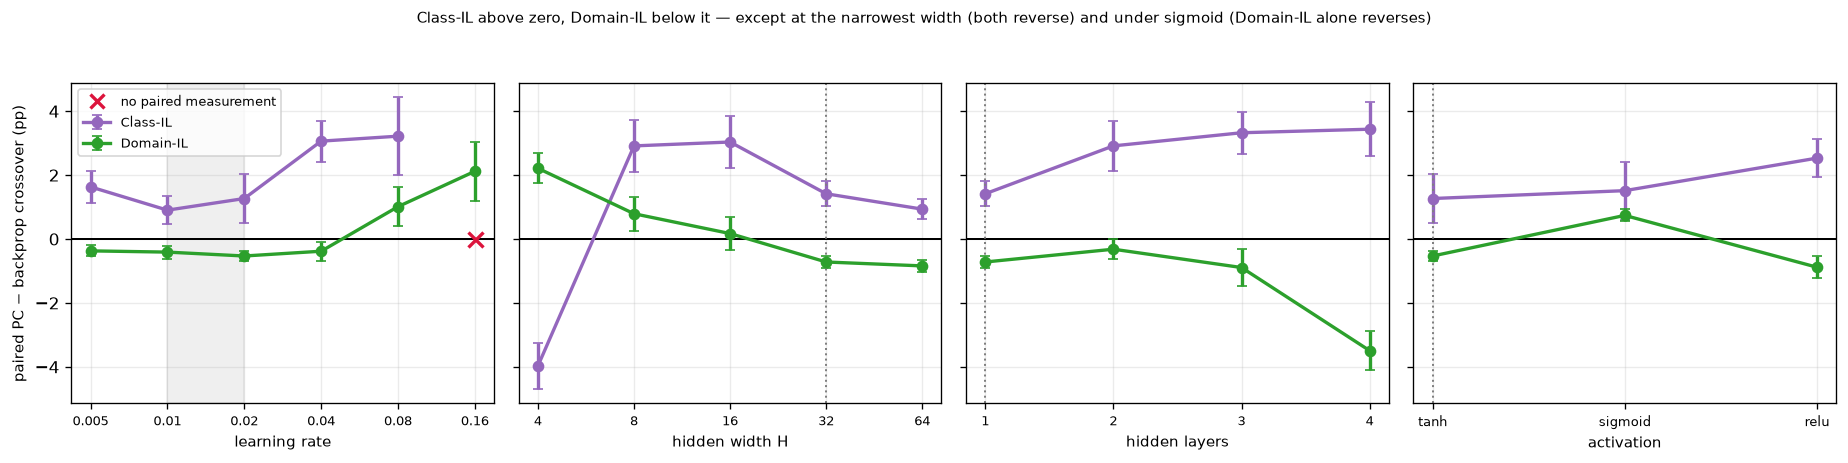

This chart was generated by the following Python code:
"""Is PC's advantage over backprop stable across every axis we can vary?

900-series PLOT SCRIPT. Loads saved arrays, trains nothing. Results R2 -- the section's headline.

ONE PLOT, one grid cell. Form is 007's SK_CONSOL: paired PC - backprop against lr, width, depth
AND activation, four panels sharing one y-axis, a zero line drawn, one line per scenario. The
three continuous sweep figures it consolidates go to the appendix as 914 -- this replaces them
rather than joining them. Activation (802) was added after the fact: it is categorical, not
swept, so it gets its own x-axis handling, but it earns the same panel treatment as the other
three because it is the one axis where Domain-IL's sign FLIPS rather than just moving (sigmoid,
+0.74 +- 0.19) -- exactly the kind of thing this figure exists to show and would otherwise hide
in a methods footnote.

WHY THE PAIRED DIFFERENCE AND NOT THE ABSOLUTE VALUE. Crossover's raw value is not stopping-point
independent (907 shows it drifting +29.6 across the threshold range), so an absolute crossover
plotted against a swept axis mixes the sweep's effect with the protocol's. At a given seed both
rules see the same class split and the same initialisation, so the paired difference cancels the
shared variance: 341's Class-IL retention ranges 40 points across seeds while the paired
difference has a SEM of 0.39 at the same point. 906 measures that directly.

THE READING. Above the zero line PC retains more than backprop; below it, less.

    working point (H = 32, depth 1, tanh)   Class-IL +1.42 ± 0.39     Domain-IL −0.72 ± 0.19
    depth 4                                 Class-IL +3.44 ± 0.85     Domain-IL −3.49 ± 0.61
    width 4                                 Class-IL −4.14 ± 0.70     Domain-IL +2.21 ± 0.46
    activation = sigmoid                    Class-IL +1.51 ± 0.91     Domain-IL +0.74 ± 0.19

Class-IL sits above zero and Domain-IL below it everywhere except the narrowest width, where both
reverse, AND under sigmoid, where Domain-IL alone reverses (large, real: Cohen's d = 1.25 -- see
808) while Class-IL stays positive as everywhere else. The effect is not fragile -- it is
systematic, and depth widens the split in both directions at once, which contradicts the pre-100
"depth doesn't matter" line.

⚠ CENSORED POINTS ARE MARKED, NOT AVERAGED THROUGH. At lr 0.16 the Class-IL crossover is undefined
on 10/10 backprop seeds and 6/10 PC seeds, so no paired difference exists there and the line
stops. A line that simply stops reads as "not run"; it was run, and it is the metric that ran out.
907's panel (b) carries the full censoring story.

Styling follows the 340/341/342 scripts whose arrays these are: tab: colours, dpi 120,
bbox_inches="tight", 9pt labels, 8pt legends. No shared style module.

PROVENANCE -- all three sweeps, config_300.yaml, seeds 10-19, 90% matched competence:
    340_lr_sweep_{scenario}.npz     shared absolute lr grid for every rule
    341_width_sweep_{scenario}.npz  H in {4, 8, 16, 32, 64}, each rule at its established lr
    342_depth_sweep_{scenario}.npz  1-4 hidden layers
    802_activation_sweep.npz        tanh/sigmoid/relu, H=32/depth=1, config_800.yaml, seeds 10-19
341 and 342 were re-run at the corrected dt = 0.2 after 346/347 found dt = 0.4 oscillates at
depth >= 2 (see 905). 340 stays at dt = 0.4, correct at its fixed H = 32 / depth 1. Do NOT unify
the dt across the three -- the correct value differs by configuration, and that is itself a result.
"""
import sys
from pathlib import Path

ROOT = Path(__file__).resolve().parents[1]
sys.path.insert(0, str(ROOT))

import numpy as np
import matplotlib.pyplot as plt

from src.protocol import figure_path
from src.metrics import paired_diff

EXP = ROOT / "experiments"
SWEEPS = [("340_lr_sweep", "learning rate", "log"),
          ("341_width_sweep", "hidden width H", "log"),
          ("342_depth_sweep", "hidden layers", "linear")]
SCENARIOS = ["class_il", "domain_il"]
NICE = {"class_il": "Class-IL", "domain_il": "Domain-IL"}
COLORS = {"class_il": "tab:purple", "domain_il": "tab:green"}
CX = 5                                   # crossover column in the sweep row layout
WORKING = {"341_width_sweep": 32, "342_depth_sweep": 1}


def by_seed(rows, method, x):
    d = {int(r[2]): float(r[CX]) for r in rows if r[0] == method and r[1] == x}
    return np.array([d[s] for s in sorted(d)], dtype=float)


ACTIVATIONS = ["tanh", "sigmoid", "relu"]


def by_seed_act(rows, scenario, act, method):
    """802's schema differs: (scenario, act, method, seed, final_t1, final_t2, crossover, ...)."""
    d = {int(r[3]): float(r[6]) for r in rows if r[0] == scenario and r[1] == act and r[2] == method}
    return np.array([d[s] for s in sorted(d)], dtype=float)


if __name__ == "__main__":
    fig, axes = plt.subplots(1, 4, figsize=(15.5, 3.9), sharey=True)

    for ax, (stem, xlabel, xscale) in zip(axes[:3], SWEEPS):
        ax.axhline(0, color="k", lw=1.2)
        for s in SCENARIOS:
            rows = np.load(EXP / f"{stem}_{s}.npz", allow_pickle=True)["data"]
            grid = sorted({r[1] for r in rows})
            means, sems, cens = [], [], []
            for g in grid:
                bp, pc = by_seed(rows, "backprop", g), by_seed(rows, "pc", g)
                m, se, _ = paired_diff(pc, bp)
                means.append(m)
                sems.append(se)
                cens.append(int((~np.isfinite(bp)).sum() + (~np.isfinite(pc)).sum()))
            gx = np.asarray(grid, float)
            means, sems = np.asarray(means), np.asarray(sems)
            ax.errorbar(gx, means, yerr=sems, marker="o", capsize=3, lw=2,
                        color=COLORS[s], label=NICE[s])
            gone = ~np.isfinite(means)
            if gone.any():
                ax.plot(gx[gone], np.zeros(gone.sum()), marker="x", ms=9, mew=2.0,
                        ls="none", color="crimson", zorder=6)
            print(f"  {stem:16s} {NICE[s]:10s} " + "  ".join(
                f"{g}: {m:+5.2f}±{e:4.2f}" + (f"[{c} cens]" if c else "")
                for g, m, e, c in zip(grid, means, sems, cens)))

        if stem in WORKING:
            ax.axvline(WORKING[stem], color="0.5", ls=":", lw=1.2)
        else:
            ax.axvspan(0.01, 0.02, color="0.5", alpha=0.12)
        ax.set_xscale(xscale)
        # Ticks are the swept values themselves in every panel -- on the linear depth axis
        # matplotlib otherwise invents 1.5, 2.5, which are not configurations that were run.
        ax.set_xticks(grid)
        ax.set_xticklabels([str(g) for g in grid], fontsize=8)
        ax.minorticks_off()
        ax.set_xlabel(xlabel, fontsize=9)
        ax.grid(alpha=0.25)

    # Fourth panel: activation (802), categorical -- own x handling, same y-axis.
    ax = axes[3]
    ax.axhline(0, color="k", lw=1.2)
    act_rows = np.load(EXP / "802_activation_sweep.npz", allow_pickle=True)["data"]
    ax_pos = np.arange(len(ACTIVATIONS))
    for s in SCENARIOS:
        means, sems = [], []
        for act in ACTIVATIONS:
            bp = by_seed_act(act_rows, s, act, "backprop")
            pc = by_seed_act(act_rows, s, act, "pc")
            m, se, _ = paired_diff(pc, bp)
            means.append(m); sems.append(se)
        means, sems = np.asarray(means), np.asarray(sems)
        ax.errorbar(ax_pos, means, yerr=sems, marker="o", capsize=3, lw=2,
                    color=COLORS[s], label=NICE[s])
        print(f"  802_activation   {NICE[s]:10s} " + "  ".join(
            f"{a}: {m:+5.2f}±{e:4.2f}" for a, m, e in zip(ACTIVATIONS, means, sems)))
    ax.axvline(0, color="0.5", ls=":", lw=1.2)   # tanh is the working point
    ax.set_xticks(ax_pos)
    ax.set_xticklabels(ACTIVATIONS, fontsize=8)
    ax.minorticks_off()
    ax.set_xlabel("activation", fontsize=9)
    ax.grid(alpha=0.25)

    axes[0].set_ylabel("paired PC $-$ backprop crossover (pp)", fontsize=9)
    axes[0].plot([], [], marker="x", ms=8, mew=2.0, ls="none", color="crimson",
                 label="no paired measurement")
    axes[0].legend(fontsize=8, loc="upper left")
    fig.suptitle("Class-IL above zero, Domain-IL below it — except at the narrowest width "
                "(both reverse) and under sigmoid (Domain-IL alone reverses)", fontsize=9)
    fig.tight_layout(rect=[0, 0, 1, 0.94])
    out = figure_path(__file__)
    fig.savefig(out, dpi=120, bbox_inches="tight")
    print(f"saved {out}")
